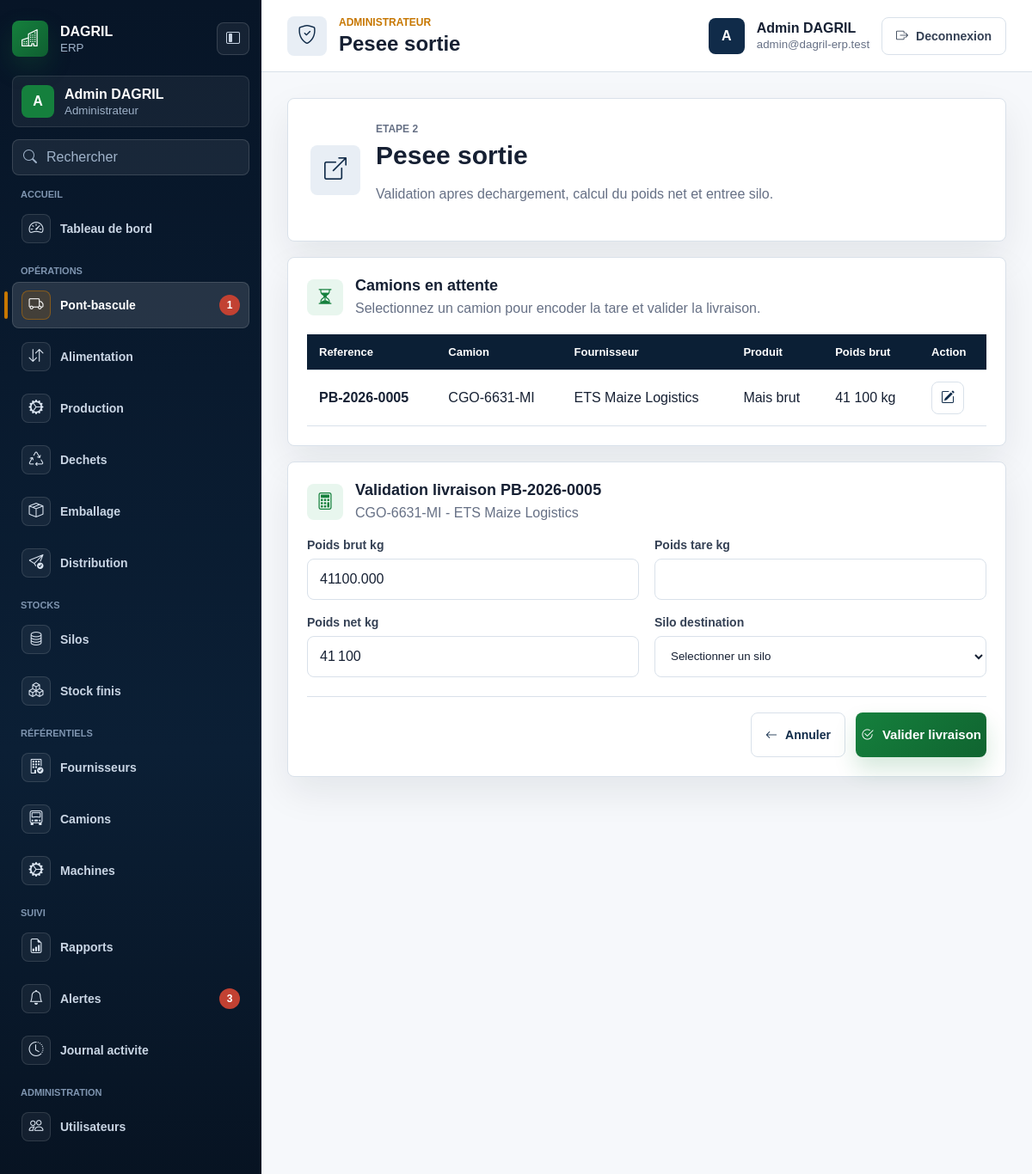
Page /weighings/5/exit (signed in) on the committed database.
### tables this page shows
CREATE TABLE weighings (
  id INT UNSIGNED AUTO_INCREMENT PRIMARY KEY,
  supplier_id INT UNSIGNED NOT NULL,
  truck_id INT UNSIGNED NOT NULL,
  product_id INT UNSIGNED NOT NULL,
  reference VARCHAR(100) NOT NULL UNIQUE,
  poids_brut DECIMAL(12,3) NOT NULL,
  poids_tare DECIMAL(12,3) NOT NULL,
  poids_net DECIMAL(12,3) NOT NULL,
  weighed_at DATETIME NOT NULL,
  status ENUM('active', 'inactive', 'pending', 'validated', 'cancelled') NOT NULL DEFAULT 'pending',
  created_by INT UNSIGNED NULL,
  validated_by INT UNSIGNED NULL,
  created_at TIMESTAMP NOT NULL DEFAULT CURRENT_TIMESTAMP,
  updated_at TIMESTAMP NULL DEFAULT NULL ON UPDATE CURRENT_TIMESTAMP,
  deleted_at TIMESTAMP NULL DEFAULT NULL,
  CONSTRAINT fk_weighings_supplier FOREIGN KEY (supplier_id) REFERENCES suppliers(id),
  CONSTRAINT fk_weighings_truck FOREIGN KEY (truck_id) REFERENCES trucks(id),
  CONSTRAINT fk_weighings_product FOREIGN KEY (product_id) REFERENCES products(id),
  CONSTRAINT fk_weighings_created_by FOREIGN KEY (created_by) REFERENCES users(id),
  CONSTRAINT fk_weighings_validated_by FOREIGN KEY (validated_by) REFERENCES users(id)
);

CREATE TABLE trucks (
  id INT UNSIGNED AUTO_INCREMENT PRIMARY KEY,
  supplier_id INT UNSIGNED NULL,
  plate_number VARCHAR(50) NOT NULL UNIQUE,
  driver_name VARCHAR(150) NULL,
  driver_phone VARCHAR(50) NULL,
  status ENUM('active', 'inactive', 'pending', 'validated', 'cancelled') NOT NULL DEFAULT 'active',
  created_at TIMESTAMP NOT NULL DEFAULT CURRENT_TIMESTAMP,
  updated_at TIMESTAMP NULL DEFAULT NULL ON UPDATE CURRENT_TIMESTAMP,
  deleted_at TIMESTAMP NULL DEFAULT NULL,
  CONSTRAINT fk_trucks_supplier FOREIGN KEY (supplier_id) REFERENCES suppliers(id)
);

CREATE TABLE suppliers (
  id INT UNSIGNED AUTO_INCREMENT PRIMARY KEY,
  name VARCHAR(180) NOT NULL,
  contact_name VARCHAR(150) NULL,
  phone VARCHAR(50) NULL,
  email VARCHAR(190) NULL,
  address TEXT NULL,
  rccm VARCHAR(100) NULL,
  id_nat VARCHAR(100) NULL,
  status ENUM('active', 'inactive', 'pending', 'validated', 'cancelled') NOT NULL DEFAULT 'active',
  created_at TIMESTAMP NOT NULL DEFAULT CURRENT_TIMESTAMP,
  updated_at TIMESTAMP NULL DEFAULT NULL ON UPDATE CURRENT_TIMESTAMP,
  deleted_at TIMESTAMP NULL DEFAULT NULL
);

CREATE TABLE products (
  id INT UNSIGNED AUTO_INCREMENT PRIMARY KEY,
  name VARCHAR(150) NOT NULL,
  code VARCHAR(80) NOT NULL UNIQUE,
  category ENUM('raw_material', 'finished_product', 'waste') NOT NULL,
  unit VARCHAR(30) NOT NULL DEFAULT 'kg',
  status ENUM('active', 'inactive', 'pending', 'validated', 'cancelled') NOT NULL DEFAULT 'active',
  created_at TIMESTAMP NOT NULL DEFAULT CURRENT_TIMESTAMP,
  updated_at TIMESTAMP NULL DEFAULT NULL ON UPDATE CURRENT_TIMESTAMP,
  deleted_at TIMESTAMP NULL DEFAULT NULL
);

### app/views/weighings/exit.php (the view, shortened to what the rows shown need)
<section class="dashboard-hero">
    <span class="hero-icon"><i class="bi bi-box-arrow-up-right"></i></span>
    <div>
        <p class="section-label">Etape 2</p>
        <h2>Pesee sortie</h2>
        <p>Validation apres dechargement, calcul du poids net et entree silo.</p>
    </div>
</section>
<section class="table-panel">
    <div class="panel-heading">
        <span class="panel-icon"><i class="bi bi-hourglass-split"></i></span>
        <div>
            <h3>Camions en attente</h3>
            <p>Selectionnez un camion pour encoder la tare et valider la livraison.</p>
        </div>
    </div>
    <div class="table-responsive">
        <table id="pendingWeighingsTable" class="enterprise-table">
            <thead>
                <tr>
                    <th>Reference</th>
                    <th>Camion</th>
                    <th>Fournisseur</th>
                    <th>Produit</th>
                    <th>Poids brut</th>
                    <th>Action</th>
                </tr>
            </thead>
            <tbody>
                <?php foreach ($pending as $item): ?>
                    <tr>
                        <td><strong><?= e($item['reference']) ?></strong></td>
                        <td><?= e($item['plate_number']) ?></td>
                        <td><?= e($item['supplier_name']) ?></td>
                        <td><?= e($item['product_name']) ?></td>
                        <td><?= e(number_format((float) $item['poids_brut'], 0, ',', ' ')) ?> kg</td>
                        <td><a class="icon-button" href="<?= e(base_url('weighings/' . $item['id'] . '/exit')) ?>"><i class="bi bi-pencil-square"></i></a></td>
                    </tr>
                <?php endforeach; ?>
            </tbody>
        </table>
    </div>
</section>
<?php if (!empty($weighing)): ?>
    <section class="form-panel">
        <div class="panel-heading">
            <span class="panel-icon"><i class="bi bi-calculator"></i></span>
            <div>
                <h3>Validation livraison <?= e($weighing['reference']) ?></h3>
                <p><?= e($weighing['plate_number']) ?> - <?= e($weighing['supplier_name']) ?></p>
            </div>
        </div>
        <form method="post" action="<?= e(base_url('weighings/' . $weighing['id'] . '/exit')) ?>" class="enterprise-form" data-validate data-weighing-exit>
            <div class="form-grid">
                <label>
                    <span>Poids brut kg</span>
                    <input type="number" value="<?= e($weighing['poids_brut']) ?>" data-poids-brut disabled>
                </label>
                <label>
                    <span>Poids tare kg</span>
                    <input type="number" step="0.001" min="0" max="<?= e($weighing['poids_brut']) ?>" name="poids_tare" value="<?= e($exit['poids_tare']) ?>" data-poids-tare required>
                </label>
                <label>
                    <span>Poids net kg</span>
                    <input type="text" value="0" data-poids-net disabled>
                </label>
                <label>
                    <span>Silo destination</span>
                    <select name="silo_id" required>
                        <option value="">Selectionner un silo</option>
                    </select>
                </label>
            </div>
            <div class="form-actions">
                <a href="<?= e(base_url('weighings/exit')) ?>" class="btn-secondary"><i class="bi bi-arrow-left"></i><span>Annuler</span></a>
                <button type="submit" class="btn-primary"><i class="bi bi-check2-circle"></i><span>Valider livraison</span></button>
            </div>
        </form>
    </section>
<?php endif; ?>
<link rel="stylesheet" href="https://cdn.datatables.net/1.13.8/css/jquery.dataTables.min.css">

### app/core/Router.php (shortened to what the rows shown need)
<?php
class Router
{
    private $routes = [];
    public function add($method, $path, $handler, array $options = [])
    {
        $this->routes[] = [
            'method' => strtoupper($method),
            'path' => '/' . trim($path, '/'),
            'handler' => $handler,
            'auth' => $options['auth'] ?? false,
            'roles' => $options['roles'] ?? [],
        ];
    }
    public function dispatch($method, $uri)
    {
        $requestPath = rawurldecode(parse_url($uri, PHP_URL_PATH));
        $requestPath = '/' . trim($requestPath, '/');
        foreach ($this->routes as $route) {
            $params = [];
            if ($route['method'] === strtoupper($method) && $this->matches($route['path'], $requestPath, $params)) {
                return $this->execute($route['handler'], $params);
            }
        }
    }
    private function matches($routePath, $requestPath, array &$params)
    {
        $pattern = preg_replace('#\{([a-zA-Z_][a-zA-Z0-9_]*)\}#', '(?P<$1>[^/]+)', $routePath);
        $pattern = '#^' . $pattern . '$#';
        if (!preg_match($pattern, $requestPath, $matches)) {
            return false;
        }
        return true;
    }
    private function execute($handler, array $params = [])
    {
        if (is_string($handler) && strpos($handler, '@') !== false) {
            list($controller, $action) = explode('@', $handler, 2);
            $instance = new $controllerClass();
            return call_user_func_array([$instance, $action], $params);
        }
        throw new InvalidArgumentException('Invalid route handler.');
    }
}

### rows in the picture
weighings: reference "PB-2026-0005", truck.plate_number "CGO-6631-MI", supplier.name "ETS Maize Logistics", product.name "Mais brut", poids_brut "41 100", poids_brut "41100.000"

### other values in the picture
$group['label'] "ACCUEIL"
$item['label'] "Tableau de bord"
$group['label'] "OPÉRATIONS"
$item['label'] "Pont-bascule"
$item['badge_value'] "1"
$item['label'] "Alimentation"
$item['label'] "Production"
$item['label'] "Dechets"
$item['label'] "Emballage"
$item['label'] "Distribution"
$group['label'] "STOCKS"
$item['label'] "Silos"
$item['label'] "Stock finis"
$group['label'] "RÉFÉRENTIELS"
$item['label'] "Fournisseurs"
